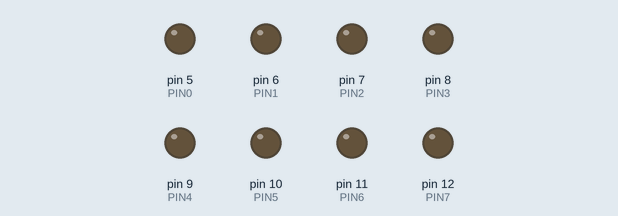
Recording of a sketch running on a simulated Arduino Uno, built with avr-gcc and run on an emulated ATmega328P. Parts: output pins drawn as LEDs (lit = HIGH).

Above: at 0.05 s.
At 4.95 s:
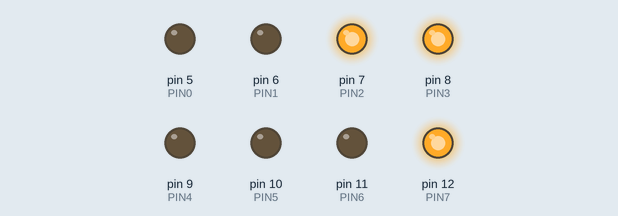
At 9.95 s:
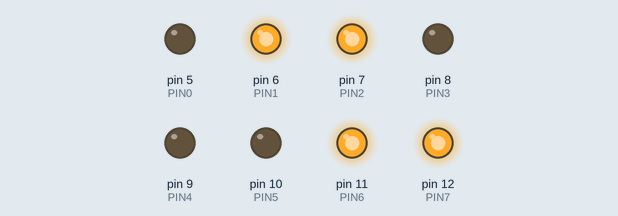
At 19.96 s:
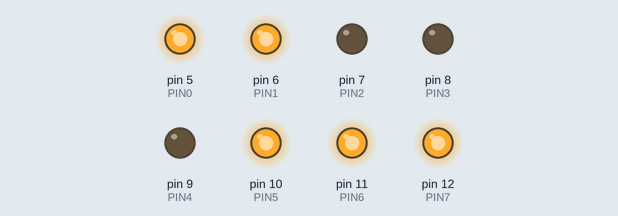
At 29.87 s:
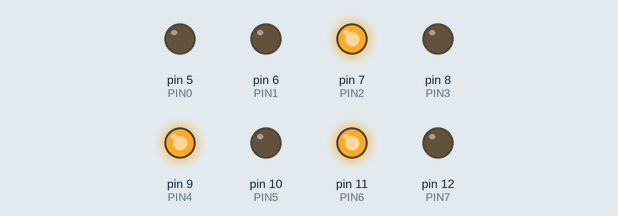
At 39.87 s:
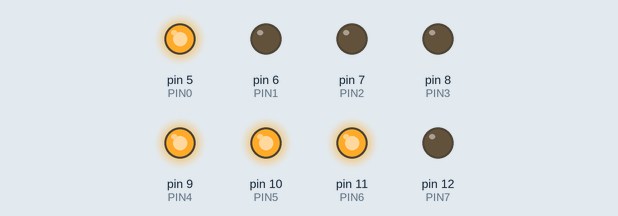
Timing chart, 0 to 40.0 s (numbered marks = the images above):
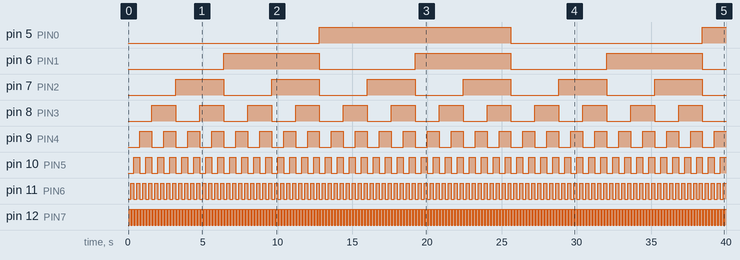

Measured:
- by itself, pin 5 (PIN0): LOW → HIGH at 12.8 s, → LOW 12.8 s later, → HIGH 12.8 s later
- by itself, pin 6 (PIN1): alternates HIGH for 6.4 s and LOW for 6.4 s
- by itself, pin 7 (PIN2): alternates HIGH for 3.2 s and LOW for 3.2 s
- by itself, pin 8 (PIN3): alternates HIGH for 1.6 s and LOW for 1.6 s
- by itself, pin 9 (PIN4): alternates HIGH for 0.80 s and LOW for 0.80 s
- by itself, pin 10 (PIN5): alternates HIGH for 0.40 s and LOW for 0.40 s
- by itself, pin 11 (PIN6): alternates HIGH for 0.20 s and LOW for 0.20 s
- by itself, pin 12 (PIN7): alternates HIGH for 0.10 s and LOW for 0.10 s

The sketch:

binary-clock.ino
```cpp
#include "Arduino.h"

#define PIN7 12
#define PIN6 11
#define PIN5 10
#define PIN4 9
#define PIN3 8
#define PIN2 7
#define PIN1 6
#define PIN0 5

static int PINS[] = {
    PIN7, PIN6, PIN5, PIN4, PIN3, PIN2, PIN1, PIN0};

unsigned short count = 0;
int delay_ms = 100;

void setup() {
	for (int i = 0; i < sizeof(PINS)/sizeof(int); i++)
		pinMode(PINS[i], OUTPUT);
}

void displayBits(int n) {
    for (int k = 0; k < 8; k++) {
        int mask = 1 << k;
        int masked_n = n & mask;
        int bit = masked_n >> k;
        digitalWrite(PINS[k], bit);
    }
}

void loop() {
    displayBits(count);
    count++;
    delay(delay_ms);
}
```
